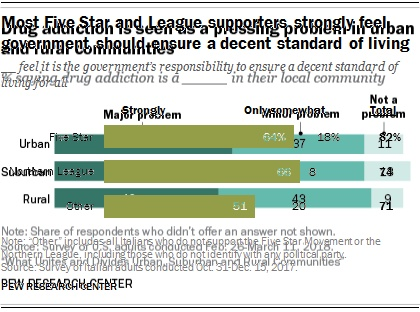
#> input picture composited.jpg, 420 x 312 px
$ python gaussianB.py . 1.0
#> lines starting #> are read from the running program, lines starting #| are printed output that depends on the picture
import cv2
import sys
import os
import numpy as np

def apply_gaussian_blur(image_path, blur_percent, output_folder):
    """Apply Gaussian blur to an image and save it to a new directory."""
#> called with image_path = './composited.jpg', blur_percent = 1, output_folder = './blur'
    # Read the image
    image = cv2.imread(image_path)
#> image is the input picture: shape (312, 420, 3); mean B, G, R 202, 211, 204.3
    if image is None:
        print(f"Error: Could not read the image {image_path}")
        return

    # Get image dimensions
    height, width = image.shape[:2]
#> height = 312; width = 420

    # Determine max reasonable kernel size (10% of smaller dimension, must be odd)
    max_kernel = (min(height, width) // 10) | 1  # Ensure odd number
#> max_kernel = 31

    # Compute kernel size based on blur percentage
    kernel_size = int((blur_percent / 100) * max_kernel)
#> kernel_size = 0
    kernel_size = max(3, kernel_size | 1)  # Ensure minimum size of 3 and odd number
#> kernel_size = 3

    print(f"Processing: {image_path}")
    print(f"Original Image Size: {width}x{height}")
#| Original Image Size: 420x312
    print(f"Using Kernel Size: {kernel_size}x{kernel_size}")
#| Using Kernel Size: 3x3

    # Apply Gaussian blur
    blurred_image = cv2.GaussianBlur(image, (kernel_size, kernel_size), 0)
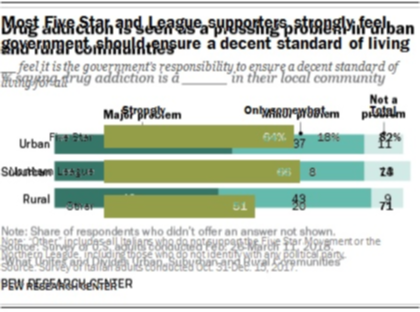
#> blurred_image: shape (312, 420, 3); mean B, G, R 202, 211.1, 204.3

    # Ensure output directory exists
    os.makedirs(output_folder, exist_ok=True)

    # Save blurred image to the "blur" folder
    output_path = os.path.join(output_folder, os.path.basename(image_path))
    cv2.imwrite(output_path, blurred_image)

    print(f"Blurred image saved as {output_path}\n")

def process_images_in_folder(folder_path, blur_percent):
    """Process all images in a given folder and save them to 'blur' directory."""
    if not os.path.exists(folder_path):
        print(f"Error: The provided folder '{folder_path}' does not exist.")
        return

    output_folder = os.path.join(folder_path, "blur")  # Create "blur" directory inside the original folder

    files_found = False  # Track if images are found
    for filename in os.listdir(folder_path):
        image_path = os.path.join(folder_path, filename)

        # Check if the file is an image
        if filename.lower().endswith(('.png', '.jpg', '.jpeg', '.bmp', '.tiff', '.webp')):
            apply_gaussian_blur(image_path, blur_percent, output_folder)
            files_found = True
        else:
            print(f"Skipping: {filename}")  # Debugging line

    if not files_found:
        print("No valid image files found in the folder.")

if __name__ == "__main__":
    if len(sys.argv) != 3:
        print("Usage: python gaussian.py <image_directory> <blur_percentage>")
    else:
        folder_path = sys.argv[1]
        blur_percentage = float(sys.argv[2])
        process_images_in_folder(folder_path, blur_percentage)

# Way to run: python gaussian.py path/to/image_folder 50
